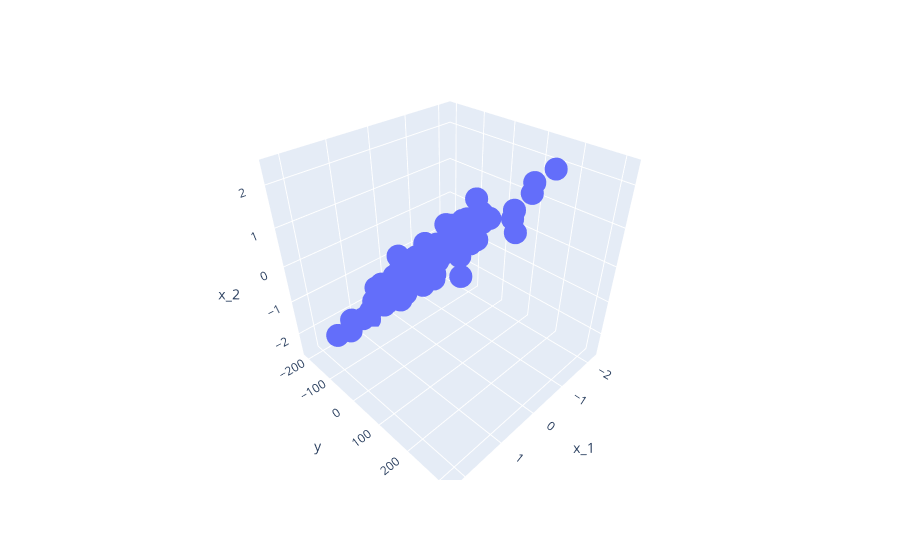

The code cell stored with this chart in its notebook:
### Code cell
import plotly.express as px


fig = px.scatter_3d(df, x='x_1', y='y', z='x_2')
fig.show()
